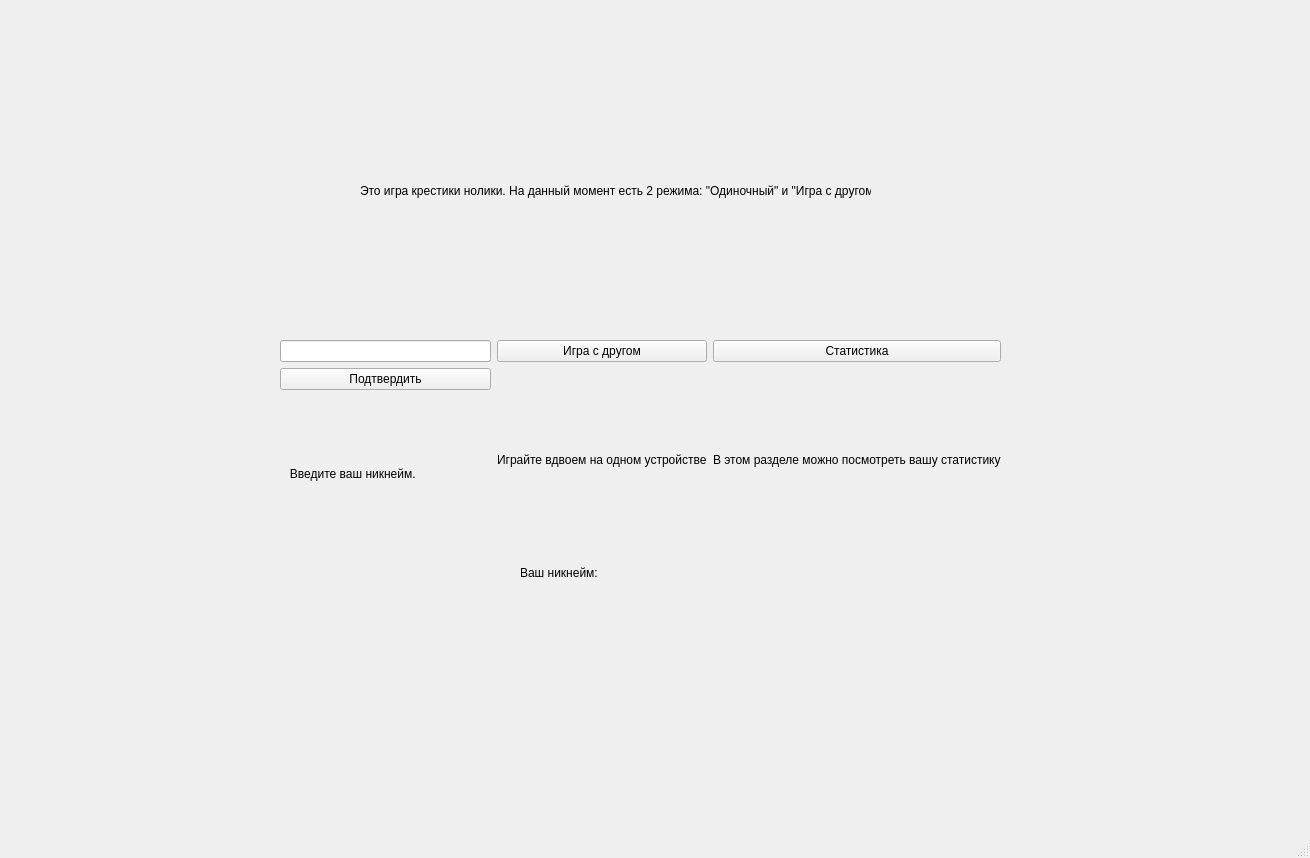
<?xml version="1.0" encoding="UTF-8"?>
<ui version="4.0">
 <class>MainWindow</class>
 <widget class="QMainWindow" name="MainWindow">
  <property name="geometry">
   <rect>
    <x>0</x>
    <y>0</y>
    <width>1310</width>
    <height>858</height>
   </rect>
  </property>
  <property name="windowTitle">
   <string>MainWindow</string>
  </property>
  <widget class="QWidget" name="centralwidget">
   <widget class="QLabel" name="label">
    <property name="geometry">
     <rect>
      <x>360</x>
      <y>150</y>
      <width>511</width>
      <height>81</height>
     </rect>
    </property>
    <property name="text">
     <string>Это игра крестики нолики. На данный момент есть 2 режима: &quot;Одиночный&quot; и &quot;Игра с другом&quot;</string>
    </property>
   </widget>
   <widget class="QWidget" name="horizontalLayoutWidget">
    <property name="geometry">
     <rect>
      <x>280</x>
      <y>340</y>
      <width>721</width>
      <height>211</height>
     </rect>
    </property>
    <layout class="QHBoxLayout" name="horizontalLayout">
     <item>
      <layout class="QVBoxLayout" name="verticalLayout">
       <item>
        <widget class="QLineEdit" name="lineEdit"/>
       </item>
       <item>
        <widget class="QPushButton" name="pushButton">
         <property name="text">
          <string>Подтвердить</string>
         </property>
        </widget>
       </item>
       <item>
        <widget class="QLabel" name="label_2">
         <property name="text">
          <string>   Введите ваш никнейм.</string>
         </property>
        </widget>
       </item>
      </layout>
     </item>
     <item>
      <layout class="QVBoxLayout" name="verticalLayout_2">
       <item>
        <widget class="QPushButton" name="pushButton_2">
         <property name="text">
          <string>Игра с другом</string>
         </property>
        </widget>
       </item>
       <item>
        <widget class="QLabel" name="label_3">
         <property name="text">
          <string>Играйте вдвоем на одном устройстве</string>
         </property>
        </widget>
       </item>
      </layout>
     </item>
     <item>
      <layout class="QVBoxLayout" name="verticalLayout_3">
       <item>
        <widget class="QPushButton" name="pushButton_3">
         <property name="text">
          <string>Статистика</string>
         </property>
        </widget>
       </item>
       <item>
        <widget class="QLabel" name="label_4">
         <property name="text">
          <string>В этом разделе можно посмотреть вашу статистику</string>
         </property>
        </widget>
       </item>
      </layout>
     </item>
    </layout>
   </widget>
   <widget class="QLabel" name="label_5">
    <property name="geometry">
     <rect>
      <x>520</x>
      <y>530</y>
      <width>192</width>
      <height>86</height>
     </rect>
    </property>
    <property name="text">
     <string>Ваш никнейм:</string>
    </property>
   </widget>
  </widget>
  <widget class="QMenuBar" name="menubar">
   <property name="geometry">
    <rect>
     <x>0</x>
     <y>0</y>
     <width>1310</width>
     <height>21</height>
    </rect>
   </property>
  </widget>
  <widget class="QStatusBar" name="statusbar"/>
 </widget>
 <resources/>
 <connections/>
</ui>
